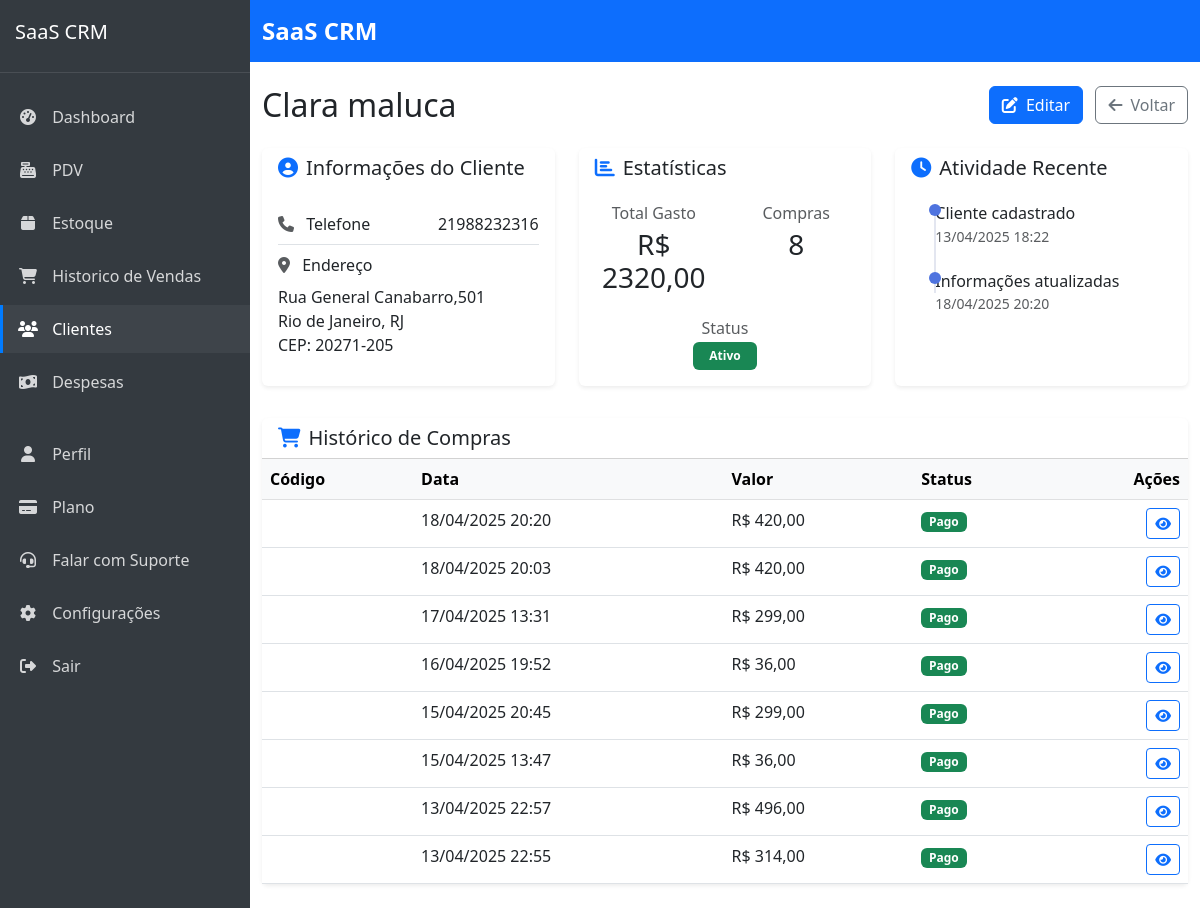
The app's page /sistema/clientes/2/ (signed in) with its own data.
### customers/models.py (models this page shows, shortened)
class Customer(models.Model):
    company = models.ForeignKey(Company, on_delete=models.CASCADE, verbose_name='Empresa', related_name='customers')
    name = models.CharField('Nome', max_length=100)
    email = models.EmailField('E-mail', max_length=100, blank=True, null=True)
    phone = models.CharField('Telefone', max_length=20, blank=True, null=True)
    address = models.CharField('Endereço', max_length=200, blank=True, null=True)
    city = models.CharField('Cidade', max_length=100, blank=True, null=True)
    state = models.CharField('Estado', max_length=2, blank=True, null=True)
    zipcode = models.CharField('CEP', max_length=9, blank=True, null=True)
    notes = models.TextField('Observações', blank=True, null=True)
    is_active = models.BooleanField('Ativo', default=True)
    loyalty_points = models.IntegerField('Pontos de Fidelidade', default=0)
    loyalty_tier = models.ForeignKey(LoyaltyTier, on_delete=models.SET_NULL, null=True, blank=True, verbose_name='Nível de Fidelidade')
    birthday = models.DateField('Data de Nascimento', null=True, blank=True)
    created_at = models.DateTimeField('Criado em', auto_now_add=True)
    updated_at = models.DateTimeField('Atualizado em', auto_now=True)
    class Meta:
        verbose_name = 'Cliente'
        verbose_name_plural = 'Clientes'
        ordering = ['name']
        unique_together = [['company', 'email'], ['company', 'phone']]  # Prevent duplicate contacts within same company

### sales/models.py (models this page shows, shortened)
class Sale(models.Model):
    STATUS_CHOICES = (
        ('pending', 'Pendente'),
        ('paid', 'Pago'),
        ('cancelled', 'Cancelado'),
    )
    company = models.ForeignKey(Company, on_delete=models.CASCADE, verbose_name='Empresa', related_name='sales')
    customer = models.ForeignKey(
        'customers.Customer',
        on_delete=models.SET_NULL,
        null=True,
        blank=True,
        related_name='sales'
    )
    payment_method = models.ForeignKey(PaymentMethod, on_delete=models.PROTECT, verbose_name='Método de Pagamento', related_name='sales')
    created_by = models.ForeignKey(settings.AUTH_USER_MODEL, on_delete=models.PROTECT, null=True, blank=True, verbose_name='Criado por', related_name='sales_created')
    status = models.CharField('Status', max_length=20, choices=STATUS_CHOICES, default='pending')
    total = models.DecimalField('Total', max_digits=10, decimal_places=2, default=0)
    discount = models.DecimalField('Desconto', max_digits=10, decimal_places=2, default=0)
    cost_total = models.DecimalField('Custo Total', max_digits=10, decimal_places=2, default=0)
    profit = models.DecimalField('Lucro', max_digits=10, decimal_places=2, default=0)
    profit_margin = models.DecimalField('Margem de Lucro', max_digits=5, decimal_places=2, default=0)
    notes = models.TextField('Observações', blank=True, null=True)
    created_at = models.DateTimeField('Criado em', auto_now_add=True)
    updated_at = models.DateTimeField('Atualizado em', auto_now=True)
    is_canceled = models.BooleanField(default=False)
    canceled_at = models.DateTimeField(null=True, blank=True)
    canceled_by = models.ForeignKey(
        settings.AUTH_USER_MODEL, on_delete=models.SET_NULL,
        null=True, blank=True, related_name='canceled_sales'
    )
    access_token = models.UUIDField(default=uuid.uuid4, editable=False)
    class Meta:
        verbose_name = 'Venda'
        verbose_name_plural = 'Vendas'
        ordering = ['-created_at']

### customers/views.py (the view)
# urls.py: path('<int:pk>/', views.customer_detail, name='customer_detail'),
@login_required
def customer_detail(request, pk):
    customer = get_object_or_404(Customer, pk=pk, company=request.user.company)
    sales = Sale.objects.filter(
        customer=customer,
        company=request.user.company
    ).order_by('-created_at')
    total_purchases = sales.filter(status='paid').count()
    total_spent = sales.filter(status='paid').aggregate(total=Sum('total'))['total'] or 0
    context = {
        'customer': customer,
        'sales': sales,
        'total_purchases': total_purchases,
        'total_spent': total_spent,
    }
    return render(request, 'customers/customer_detail.html', context)

### saas_crm/urls.py (called while the page is built)
    def __call__(self, request):
        if request.user.is_authenticated and request.user.is_superuser and 'impersonate_user_id' in request.session:
            user_id = request.session['impersonate_user_id']
            try:
                request.real_user = request.user
                request.user = User.objects.get(pk=user_id)
                request.is_impersonating = True
            except User.DoesNotExist:
                del request.session['impersonate_user_id']
        response = self.get_response(request)
        return response

### templates/customers/customer_detail.html (shortened to what this page needs)
{% extends 'core/base.html' %}
{% load static %}
{% load humanize %}
{% block content %}
<div class="d-flex justify-content-between align-items-center mb-4">
    <h1 class="h2 mb-0">{{ customer.name }}</h1>
    <div>
        <a href="{% url 'customers:customer_update' customer.id %}" class="btn btn-primary">
            <i class="fas fa-edit me-1"></i> Editar
        </a>
        <a href="{% url 'customers:customer_list' %}" class="btn btn-outline-secondary ms-2">
            <i class="fas fa-arrow-left me-1"></i> Voltar
        </a>
    </div>
</div>
<div class="row">
    <div class="col-lg-4 mb-4">
        <div class="card border-0 shadow-sm h-100">
            <div class="card-header bg-transparent border-bottom-0">
                <h5 class="mb-0"><i class="fas fa-user-circle me-2 text-primary"></i>Informações do Cliente</h5>
            </div>
            <div class="card-body">
                <ul class="list-group list-group-flush">
                    {% if customer.phone %}
                    <li class="list-group-item d-flex justify-content-between align-items-center px-0">
                        <span><i class="fas fa-phone me-2 text-muted"></i> Telefone</span>
                        <span>{{ customer.phone }}</span>
                    </li>
                    {% endif %}
                    {% if customer.address %}
                    <li class="list-group-item d-flex flex-column px-0">
                        <span class="mb-2"><i class="fas fa-map-marker-alt me-2 text-muted"></i> Endereço</span>
                        <address class="mb-0">
                            {{ customer.address }}<br>
                            {% if customer.city or customer.state %}
                                {{ customer.city }}{% if customer.city and customer.state %}, {% endif %}{{ customer.state }}
                            {% endif %}
                            {% if customer.zipcode %}
                                <br>CEP: {{ customer.zipcode }}
                            {% endif %}
                        </address>
                    </li>
                    {% endif %}
                </ul>
            </div>
        </div>
    </div>
    <div class="col-lg-4 mb-4">
        <div class="card border-0 shadow-sm h-100">
            <div class="card-header bg-transparent border-bottom-0">
                <h5 class="mb-0"><i class="fas fa-chart-bar me-2 text-primary"></i>Estatísticas</h5>
            </div>
            <div class="card-body">
                <div class="row text-center">
                    <div class="col-6 mb-4">
                        <h6 class="text-muted mb-1">Total Gasto</h6>
                        <h3 class="mb-0">R$ {{ total_spent|floatformat:2|default:"0,00" }}</h3>
                    </div>
                    <div class="col-6 mb-4">
                        <h6 class="text-muted mb-1">Compras</h6>
                        <h3 class="mb-0">{{ total_purchases }}</h3>
                    </div>
                    <div class="col-12">
                        <h6 class="text-muted mb-1">Status</h6>
                        {% if customer.is_active %}
                        <span class="badge bg-success px-3 py-2">Ativo</span>
                        {% else %}
                        <span class="badge bg-danger px-3 py-2">Inativo</span>
                        {% endif %}
                    </div>
                </div>
            </div>
        </div>
    </div>
    <div class="col-lg-4 mb-4">
        <div class="card border-0 shadow-sm h-100">
            <div class="card-header bg-transparent border-bottom-0">
                <h5 class="mb-0"><i class="fas fa-clock me-2 text-primary"></i>Atividade Recente</h5>
            </div>
            <div class="card-body">
                <ul class="timeline">
                    <li class="timeline-item">
                        <div class="timeline-marker"></div>
                        <div class="timeline-content">
                            <h6 class="mb-0">Cliente cadastrado</h6>
                            <small class="text-muted">{{ customer.created_at|date:"d/m/Y H:i" }}</small>
                        </div>
                    </li>
                    {% if customer.updated_at and customer.updated_at != customer.created_at %}
                    <li class="timeline-item">
                        <div class="timeline-marker"></div>
                        <div class="timeline-content">
                            <h6 class="mb-0">Informações atualizadas</h6>
                            <small class="text-muted">{{ customer.updated_at|date:"d/m/Y H:i" }}</small>
                        </div>
                    </li>
                    {% endif %}
                </ul>
            </div>
        </div>
    </div>
</div>
<div class="card border-0 shadow-sm mt-2">
    <div class="card-header bg-transparent">
        <h5 class="mb-0"><i class="fas fa-shopping-cart me-2 text-primary"></i>Histórico de Compras</h5>
    </div>
    <div class="card-body p-0">
        <div class="table-responsive">
            <table class="table mb-0">
                <thead class="table-light">
                    <tr>
                        <th scope="col">Código</th>
                        <th scope="col">Data</th>
                        <th scope="col">Valor</th>
                        <th scope="col">Status</th>
                        <th scope="col" class="text-end">Ações</th>
                    </tr>
                </thead>
                <tbody>
                    {% for sale in sales %}
                    <tr>
                        <td>{{ sale.code }}</td>
                        <td>{{ sale.created_at|date:"d/m/Y H:i" }}</td>
                        <td>R$ {{ sale.total|floatformat:2 }}</td>
                        <td>
                            {% if sale.status == 'paid' %}
                            <span class="badge bg-success">Pago</span>
                            {% elif sale.status == 'pending' %}
                            <span class="badge bg-warning">Pendente</span>
                            {% else %}
                            <span class="badge bg-danger">Cancelado</span>
                            {% endif %}
                        </td>
                        <td class="text-end">
                            <a href="#" class="btn btn-sm btn-outline-primary">
                                <i class="fas fa-eye"></i>
                            </a>
                        </td>
                    </tr>
                    {% empty %}
                    <tr>
                        <td colspan="5" class="text-center py-4">
                            <p class="text-muted mb-0">Nenhuma compra registrada.</p>
                        </td>
                    </tr>
                    {% endfor %}
                </tbody>
            </table>
        </div>
    </div>
</div>
{% endblock %}

### templates/core/base.html (style rules this page uses)
body { display: flex; min-height: 100vh; flex-direction: column; }

### templates/customers/customer_detail.html (style rules this page uses)
.timeline { position: relative; padding-left: 1.5rem; list-style: none; }
.timeline-marker { position: absolute; width: 12px; height: 12px; left: -6px; background-color: #4e73df; border-radius: 50%; }
.timeline-item { position: relative; padding-bottom: 1.5rem; }
.timeline-item:before { content: ""; position: absolute; left: -1px; top: 0; bottom: 0; width: 2px; background-color: #e3e6f0; }
.timeline-item:last-child { padding-bottom: 0; }
.timeline-item:last-child:before { bottom: 50%; }

### records on screen
Customer: name "Clara maluca", phone "21988232316", address "Rua General Canabarro,501", city "Rio de Janeiro", state "RJ", zipcode "20271-205", created_at "13/04/2025 18:22", updated_at "18/04/2025 20:20"
Sale: created_at "18/04/2025 20:20", total "420,00", status "Pago"
Sale: created_at "18/04/2025 20:03", total "420,00", status "Pago"
Sale: created_at "17/04/2025 13:31", total "299,00", status "Pago"
Sale: created_at "16/04/2025 19:52", total "36,00", status "Pago"
Sale: created_at "15/04/2025 20:45", total "299,00", status "Pago"
Sale: created_at "15/04/2025 13:47", total "36,00", status "Pago"
Sale: created_at "13/04/2025 22:57", total "496,00", status "Pago"
Sale: created_at "13/04/2025 22:55", total "314,00", status "Pago"

### other values on screen
{{ total_spent|floatformat:2|default:"0,00" }} "2320,00"
{{ total_purchases }} "8"
